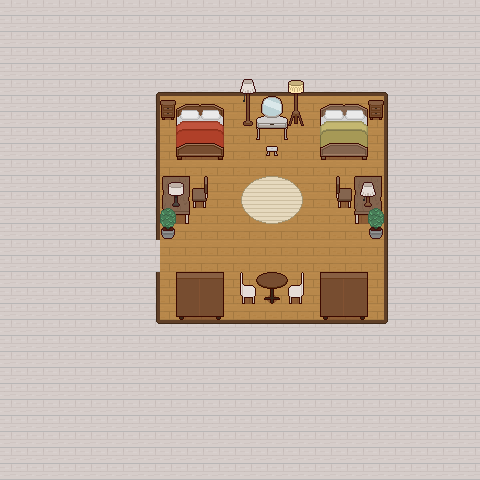

A 2D game scene composited from a Tiled map and its tileset images. What follows is a short description and the map's XML, with each tile layer's data collapsed to a summary:
An orthogonal 30x30 tile map with 16x16 px tiles, 4 tile layers (Tile Layer 4, Tile Layer 1, Tile Layer 2, Tile Layer 3), 7 tilesets and 9 objects.

<map version="1.10" tiledversion="1.12.1" orientation="orthogonal" renderorder="right-down" width="30" height="30" tilewidth="16" tileheight="16" infinite="0" nextlayerid="5" nextobjectid="1">
 <tileset firstgid="1" source="floorswalls_LRK.tsx" />
 <tileset firstgid="225" name="decorations_LRK" tilewidth="16" tileheight="16" tilecount="120" columns="12">
  <image source="pixelinterior_LRK_v1.1/decorations_LRK.png" width="192" height="160" />
  <tile id="3">
   <objectgroup draworder="index" id="2">
    <object id="1" x="7" y="6" />
   </objectgroup>
  </tile>
  <tile id="13">
   <objectgroup draworder="index" id="2">
    <object id="1" x="8" y="6" />
   </objectgroup>
  </tile>
  <tile id="15">
   <objectgroup draworder="index" id="2">
    <object id="1" x="8" y="7" />
   </objectgroup>
  </tile>
  <tile id="25">
   <objectgroup draworder="index" id="2">
    <object id="1" x="8" y="7" />
   </objectgroup>
  </tile>
  <tile id="27">
   <objectgroup draworder="index" id="2">
    <object id="1" x="8" y="7" />
   </objectgroup>
  </tile>
  <tile id="37">
   <objectgroup draworder="index" id="2">
    <object id="1" x="8" y="8" />
   </objectgroup>
  </tile>
  <tile id="39">
   <objectgroup draworder="index" id="2">
    <object id="1" x="8" y="8" />
   </objectgroup>
  </tile>
  <tile id="65">
   <objectgroup draworder="index" id="2">
    <object id="1" x="7" y="7" />
   </objectgroup>
  </tile>
  <tile id="77">
   <objectgroup draworder="index" id="2">
    <object id="1" x="7" y="7" />
   </objectgroup>
  </tile>
 </tileset>
 <tileset firstgid="345" source="livingroom_LRK.tsx" />
 <tileset firstgid="1359" source="cabinets_LRK.tsx" />
 <tileset firstgid="2534" source="beds_BR.tsx" />
 <tileset firstgid="2758" source="decorations_BR.tsx" />
 <tileset firstgid="2902" source="wardrobes_BR.tsx" />
 <layer id="4" name="Tile Layer 4" width="30" height="30" locked="1">
  <data>[900 cells, 900 non-empty, 1 distinct tile ids]</data>
 </layer>
 <layer id="1" name="Tile Layer 1" width="30" height="30" locked="1">
  <data>[900 cells, 254 non-empty, 9 distinct tile ids]</data>
 </layer>
 <layer id="2" name="Tile Layer 2" width="30" height="30" locked="1">
  <data>[900 cells, 103 non-empty, 80 distinct tile ids]</data>
 </layer>
 <layer id="3" name="Tile Layer 3" width="30" height="30" locked="1">
  <data>[900 cells, 11 non-empty, 10 distinct tile ids]</data>
 </layer>
</map>
